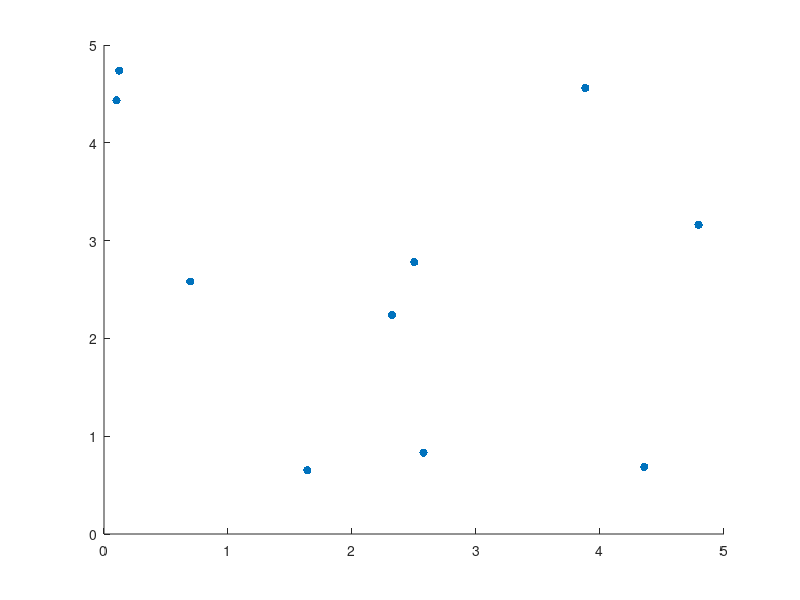

Source code (MATLAB): (Note: this script raises an error after producing the figure.)
%%% TESTING GROUND 2222222 %%%
mapLength = 5;
startingEvents = 10;

eventsXY = mapLength*rand(startingEvents, 2);   %Events are circles
dronesXY = [0.5*mapLength 0.5*mapLength];   %Drones are crosses

%% Displaying the map with coordinates (using scatter graph)
Events = scatter(eventsXY(:, 1),eventsXY(:, 2),'o', 'Filled') ; %events
xlim([0 mapLength]); ylim([0 mapLength]);
hold on;
Drones = scatter(dronesXY(:, 1),dronesXY(:, 2),80, 'x', 'red', 'LineWidth', 2.5) ; %drones
xlim([0 mapLength]); ylim([0 mapLength]);

%% Preparing graph
nodesXY = [dronesXY; eventsXY];
newAdjacencyMatrix = zeros(length(nodesXY)); %preallocating space required for array

for i = 1:length(nodesXY)
    for j = 1:length(nodesXY)
        newAdjacencyMatrix(i, j) = hypot(nodesXY(i,1)-nodesXY(j,1), nodesXY(i,2)-nodesXY(j,2));
    end
end
disp(newAdjacencyMatrix);

%% TESTING

output = hypot(eventsX-droneX, eventsY-droneY); %quicker way to compute the distance (hypotenuse)
disp(output);

newAdjacencyMatrix2 = zeros(length(nodesXY)); %preallocating space required for array

for i = 1:length(nodesXY)
    newAdjacencyMatrix2(:, i) = hypot(nodesXY(i,1)-nodesXY(:,1), nodesXY(i,2)-nodesXY(:,2));
    
end
disp(newAdjacencyMatrix2);

